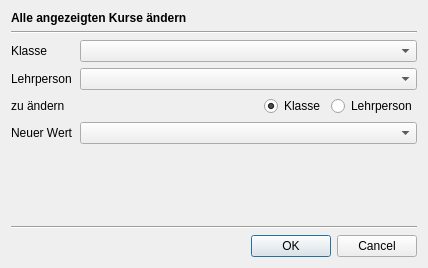
<?xml version="1.0" encoding="UTF-8"?>
<ui version="4.0">
 <class>Dialog</class>
 <widget class="QDialog" name="Dialog">
  <property name="geometry">
   <rect>
    <x>0</x>
    <y>0</y>
    <width>428</width>
    <height>268</height>
   </rect>
  </property>
  <property name="sizePolicy">
   <sizepolicy hsizetype="Preferred" vsizetype="Maximum">
    <horstretch>0</horstretch>
    <verstretch>0</verstretch>
   </sizepolicy>
  </property>
  <property name="windowTitle">
   <string/>
  </property>
  <property name="sizeGripEnabled">
   <bool>false</bool>
  </property>
  <layout class="QVBoxLayout" name="verticalLayout">
   <item>
    <widget class="QLabel" name="label_8">
     <property name="font">
      <font>
       <bold>true</bold>
      </font>
     </property>
     <property name="text">
      <string>Alle angezeigten Kurse ändern</string>
     </property>
    </widget>
   </item>
   <item>
    <widget class="Line" name="line_2">
     <property name="orientation">
      <enum>Qt::Horizontal</enum>
     </property>
    </widget>
   </item>
   <item>
    <layout class="QFormLayout" name="formLayout">
     <item row="0" column="0">
      <widget class="QLabel" name="label">
       <property name="text">
        <string>Klasse</string>
       </property>
      </widget>
     </item>
     <item row="0" column="1">
      <widget class="QComboBox" name="combo_class"/>
     </item>
     <item row="1" column="0">
      <widget class="QLabel" name="label_3">
       <property name="text">
        <string>Lehrperson</string>
       </property>
      </widget>
     </item>
     <item row="1" column="1">
      <widget class="QComboBox" name="combo_teacher"/>
     </item>
     <item row="2" column="0">
      <widget class="QLabel" name="label_4">
       <property name="text">
        <string>zu ändern</string>
       </property>
      </widget>
     </item>
     <item row="2" column="1">
      <layout class="QHBoxLayout" name="horizontalLayout_2">
       <item>
        <spacer name="horizontalSpacer">
         <property name="orientation">
          <enum>Qt::Horizontal</enum>
         </property>
         <property name="sizeHint" stdset="0">
          <size>
           <width>40</width>
           <height>20</height>
          </size>
         </property>
        </spacer>
       </item>
       <item>
        <widget class="QRadioButton" name="rb_class">
         <property name="text">
          <string>Klasse</string>
         </property>
         <property name="checked">
          <bool>true</bool>
         </property>
        </widget>
       </item>
       <item>
        <widget class="QRadioButton" name="rb_teacher">
         <property name="text">
          <string>Lehrperson</string>
         </property>
        </widget>
       </item>
      </layout>
     </item>
     <item row="3" column="0">
      <widget class="QLabel" name="label_2">
       <property name="text">
        <string>Neuer Wert</string>
       </property>
      </widget>
     </item>
     <item row="3" column="1">
      <widget class="QComboBox" name="new_value"/>
     </item>
    </layout>
   </item>
   <item>
    <spacer name="verticalSpacer">
     <property name="orientation">
      <enum>Qt::Vertical</enum>
     </property>
     <property name="sizeType">
      <enum>QSizePolicy::Expanding</enum>
     </property>
     <property name="sizeHint" stdset="0">
      <size>
       <width>20</width>
       <height>20</height>
      </size>
     </property>
    </spacer>
   </item>
   <item>
    <widget class="Line" name="line">
     <property name="orientation">
      <enum>Qt::Horizontal</enum>
     </property>
    </widget>
   </item>
   <item>
    <widget class="QDialogButtonBox" name="buttonBox">
     <property name="orientation">
      <enum>Qt::Horizontal</enum>
     </property>
     <property name="standardButtons">
      <set>QDialogButtonBox::Cancel|QDialogButtonBox::Ok</set>
     </property>
    </widget>
   </item>
  </layout>
 </widget>
 <resources/>
 <connections>
  <connection>
   <sender>buttonBox</sender>
   <signal>accepted()</signal>
   <receiver>Dialog</receiver>
   <slot>accept()</slot>
   <hints>
    <hint type="sourcelabel">
     <x>248</x>
     <y>254</y>
    </hint>
    <hint type="destinationlabel">
     <x>157</x>
     <y>274</y>
    </hint>
   </hints>
  </connection>
  <connection>
   <sender>buttonBox</sender>
   <signal>rejected()</signal>
   <receiver>Dialog</receiver>
   <slot>reject()</slot>
   <hints>
    <hint type="sourcelabel">
     <x>316</x>
     <y>260</y>
    </hint>
    <hint type="destinationlabel">
     <x>286</x>
     <y>274</y>
    </hint>
   </hints>
  </connection>
 </connections>
</ui>
